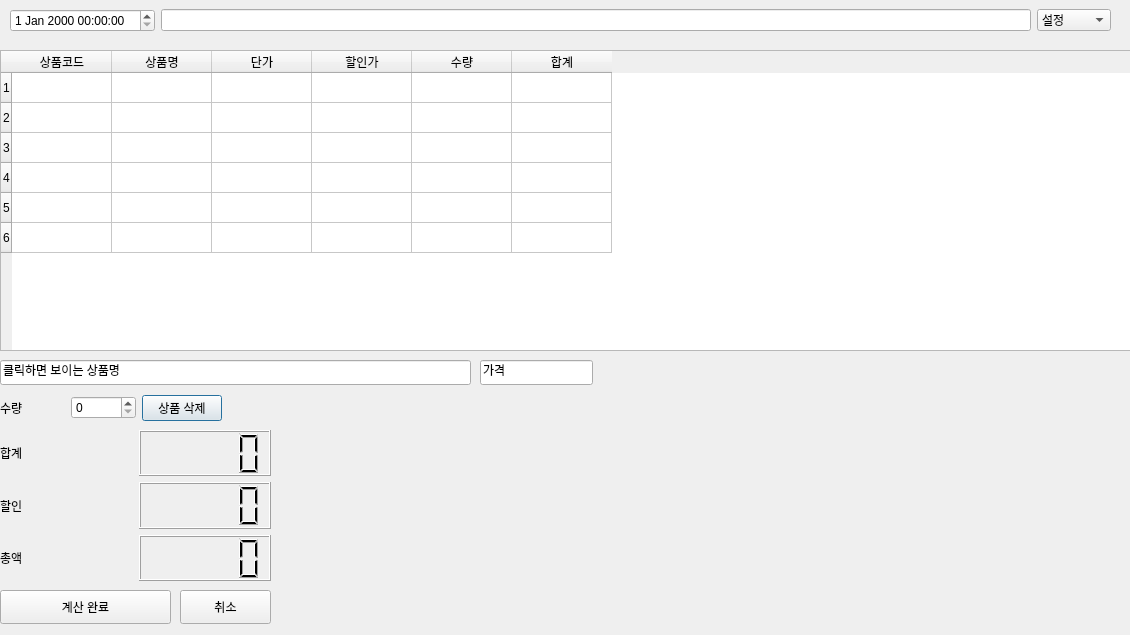
<?xml version="1.0" encoding="UTF-8"?>
<ui version="4.0">
 <class>Dialog</class>
 <widget class="QDialog" name="Dialog">
  <property name="geometry">
   <rect>
    <x>0</x>
    <y>0</y>
    <width>1130</width>
    <height>635</height>
   </rect>
  </property>
  <property name="windowTitle">
   <string>Dialog</string>
  </property>
  <widget class="QWidget" name="horizontalLayoutWidget">
   <property name="geometry">
    <rect>
     <x>10</x>
     <y>0</y>
     <width>1101</width>
     <height>41</height>
    </rect>
   </property>
   <layout class="QHBoxLayout" name="horizontalLayout">
    <item>
     <widget class="QDateTimeEdit" name="dateTimeEdit"/>
    </item>
    <item>
     <widget class="QLineEdit" name="lineEdit"/>
    </item>
    <item>
     <widget class="QComboBox" name="comboBox">
      <property name="editable">
       <bool>false</bool>
      </property>
      <property name="currentText">
       <string>설정</string>
      </property>
      <property name="insertPolicy">
       <enum>QComboBox::InsertAtBottom</enum>
      </property>
      <property name="sizeAdjustPolicy">
       <enum>QComboBox::AdjustToContentsOnFirstShow</enum>
      </property>
      <property name="frame">
       <bool>true</bool>
      </property>
      <item>
       <property name="text">
        <string>설정</string>
       </property>
      </item>
      <item>
       <property name="text">
        <string>로그인</string>
       </property>
      </item>
      <item>
       <property name="text">
        <string>제품등록</string>
       </property>
      </item>
      <item>
       <property name="text">
        <string>월말결산</string>
       </property>
      </item>
      <item>
       <property name="text">
        <string>일일결산</string>
       </property>
      </item>
      <item>
       <property name="text">
        <string>이벤트</string>
       </property>
      </item>
     </widget>
    </item>
   </layout>
  </widget>
  <widget class="QTableWidget" name="tableWidget_2">
   <property name="geometry">
    <rect>
     <x>0</x>
     <y>50</y>
     <width>1131</width>
     <height>301</height>
    </rect>
   </property>
   <row>
    <property name="text">
     <string>1</string>
    </property>
   </row>
   <row>
    <property name="text">
     <string>2</string>
    </property>
   </row>
   <row>
    <property name="text">
     <string>3</string>
    </property>
   </row>
   <row>
    <property name="text">
     <string>4</string>
    </property>
   </row>
   <row>
    <property name="text">
     <string>5</string>
    </property>
   </row>
   <row>
    <property name="text">
     <string>6</string>
    </property>
   </row>
   <column>
    <property name="text">
     <string>상품코드</string>
    </property>
   </column>
   <column>
    <property name="text">
     <string>상품명</string>
    </property>
    <property name="background">
     <color>
      <red>135</red>
      <green>195</green>
      <blue>255</blue>
     </color>
    </property>
   </column>
   <column>
    <property name="text">
     <string>단가</string>
    </property>
   </column>
   <column>
    <property name="text">
     <string>할인가</string>
    </property>
   </column>
   <column>
    <property name="text">
     <string>수량</string>
    </property>
   </column>
   <column>
    <property name="text">
     <string>합계</string>
    </property>
   </column>
  </widget>
  <widget class="QLineEdit" name="lineEdit_2">
   <property name="geometry">
    <rect>
     <x>0</x>
     <y>360</y>
     <width>471</width>
     <height>25</height>
    </rect>
   </property>
   <property name="text">
    <string>클릭하면 보이는 상품명</string>
   </property>
  </widget>
  <widget class="QLineEdit" name="lineEdit_3">
   <property name="geometry">
    <rect>
     <x>480</x>
     <y>360</y>
     <width>113</width>
     <height>25</height>
    </rect>
   </property>
   <property name="text">
    <string>가격</string>
   </property>
  </widget>
  <widget class="QWidget" name="horizontalLayoutWidget_2">
   <property name="geometry">
    <rect>
     <x>0</x>
     <y>390</y>
     <width>222</width>
     <height>36</height>
    </rect>
   </property>
   <layout class="QHBoxLayout" name="horizontalLayout_2">
    <item>
     <widget class="QLabel" name="label">
      <property name="text">
       <string>수량 </string>
      </property>
     </widget>
    </item>
    <item>
     <widget class="QSpinBox" name="spinBox"/>
    </item>
    <item>
     <widget class="QPushButton" name="pushButton">
      <property name="text">
       <string>상품 삭제</string>
      </property>
     </widget>
    </item>
   </layout>
  </widget>
  <widget class="QWidget" name="verticalLayoutWidget">
   <property name="geometry">
    <rect>
     <x>0</x>
     <y>430</y>
     <width>271</width>
     <height>151</height>
    </rect>
   </property>
   <layout class="QVBoxLayout" name="verticalLayout">
    <item>
     <layout class="QHBoxLayout" name="horizontalLayout_3">
      <item>
       <widget class="QLabel" name="label_2">
        <property name="text">
         <string>합계</string>
        </property>
       </widget>
      </item>
      <item>
       <widget class="QLCDNumber" name="lcdNumber"/>
      </item>
     </layout>
    </item>
    <item>
     <layout class="QHBoxLayout" name="horizontalLayout_4">
      <item>
       <widget class="QLabel" name="label_3">
        <property name="text">
         <string>할인</string>
        </property>
       </widget>
      </item>
      <item>
       <widget class="QLCDNumber" name="lcdNumber_2"/>
      </item>
     </layout>
    </item>
    <item>
     <layout class="QHBoxLayout" name="horizontalLayout_5">
      <item>
       <widget class="QLabel" name="label_4">
        <property name="text">
         <string>총액</string>
        </property>
       </widget>
      </item>
      <item>
       <widget class="QLCDNumber" name="lcdNumber_3"/>
      </item>
     </layout>
    </item>
   </layout>
  </widget>
  <widget class="QPushButton" name="pushButton_2">
   <property name="geometry">
    <rect>
     <x>0</x>
     <y>590</y>
     <width>171</width>
     <height>34</height>
    </rect>
   </property>
   <property name="text">
    <string>계산 완료</string>
   </property>
  </widget>
  <widget class="QPushButton" name="pushButton_3">
   <property name="geometry">
    <rect>
     <x>180</x>
     <y>590</y>
     <width>91</width>
     <height>34</height>
    </rect>
   </property>
   <property name="text">
    <string>취소</string>
   </property>
  </widget>
 </widget>
 <resources/>
 <connections/>
</ui>
